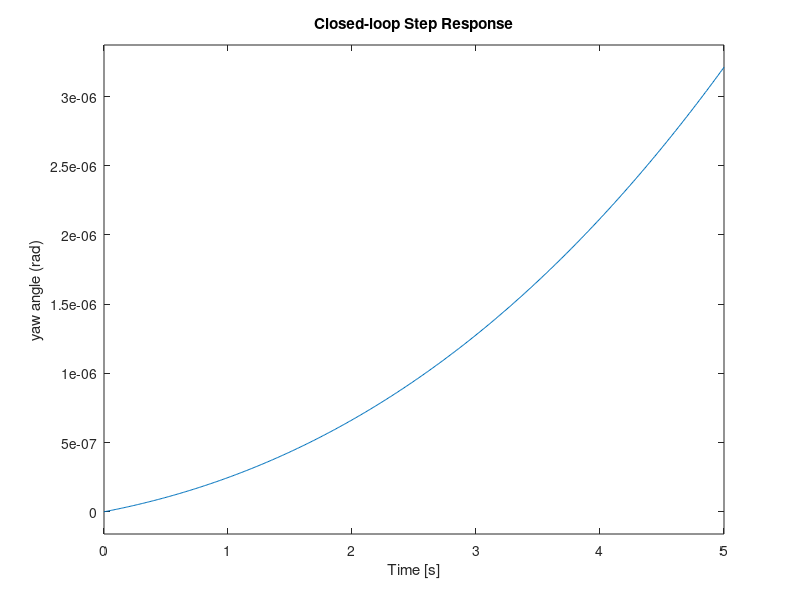

Recreate this plot in MATLAB. (Note: this script raises an error after producing the figure.)
%%% YAW AXIS %%%

yaw_lin_tf = tf([7.015e-07],[1 0 0]); %from Simulink Linear Analysis tool
yaw_lin_ss = ss(yaw_lin_tf);

stepMag = 0.2; %rad, ~11deg

%PID tuning from PID Tuner in simulink
Kp = 1.0032;
Ki = 0.20242;
Kd = 1.2268;
N = 41.7603;

C = pid(Kp,Ki,Kd); %implement PID controller

T = feedback(C*yaw_lin_tf,1); %closed loop transfer function of system

t = 0:0.01:5;
figure(1)
step(stepMag*T,t); %plot closed loop step response
ylabel('yaw angle (rad)');
title('Closed-loop Step Response');
grid
stepinfo(stepMag*T) %handy step response stats

%figure(2)
%bode(T) %generate bode plot
%title('Closed-loop Bode Plot');
%grid


%Controllability
co = ctrb(yaw_lin_ss); % controllability matrix, co
rank(co); %should be 2 if controllable

%LQR
Q = yaw_lin_ss.C'*yaw_lin_ss.C;
Qgain = 200;
R = 1;
Nbar = 14.14;

Klqr = lqr(yaw_lin_ss.A, yaw_lin_ss.B, Q*Qgain, R);

Ac = [yaw_lin_ss.A-yaw_lin_ss.B*Klqr];
Bc = [yaw_lin_ss.B];
Cc = [yaw_lin_ss.C];
Dc = [yaw_lin_ss.D];

states = {'psi' 'psi_dot'};
inputs = {'r'};
outputs = {'psi'};

sys_cl = ss(Ac,Bc,Cc,Dc);%,'statename',states,'inputname',inputs,'outputname',outputs);

figure(3)
step(stepMag*Nbar*sys_cl,t)
ylabel('yaw angle (rad)');
title('Step Response with LQR Control')
stepinfo(stepMag*Nbar*sys_cl) %handy step response stats
grid

figure(4)
step(stepMag*T,stepMag*Nbar*sys_cl,t)
ylabel('yaw angle (rad)');
title('Yaw Axis, PID vs LQR Step Response')
legend('PID','LQR')
grid








